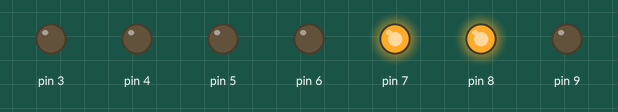
This sketch was run on a simulated Arduino Uno, built with avr-gcc and run on an emulated ATmega328P. On the bench: output pins drawn as LEDs (lit = HIGH).

Above: at 0.5 s.
At 2.5 s:
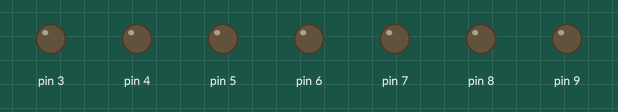
At 3.5 s:
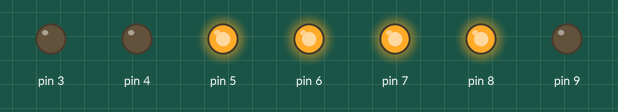
At 5.5 s:
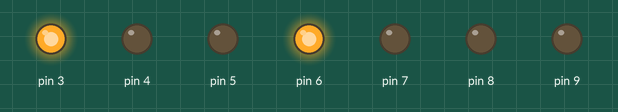
At 8.5 s:
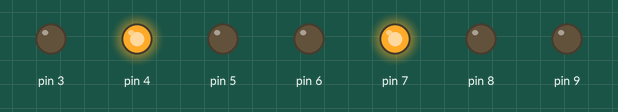
At 11.5 s:
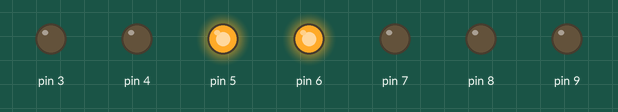
Timing chart, 0 to 13.0 s (numbered marks = the images above):
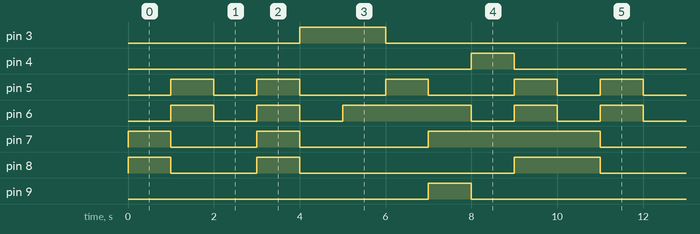

Measured:
- by itself, pin 3: alternates HIGH for 2.0 s and LOW for 8.0 s
- by itself, pin 4, pin 9: alternates HIGH for 1.0 s and LOW for 9.0 s
- by itself, pin 5: repeats every 10.0 s: LOW 1.0 s, 2 × (HIGH 1.0 s, LOW 2.0 s), HIGH 1.0 s, LOW 1.0 s, HIGH 1.0 s
- by itself, pin 6: repeats every 10.0 s: LOW 1.0 s, HIGH 1.0 s, LOW 1.0 s, HIGH 3.0 s, 2 × (LOW 1.0 s, HIGH 1.0 s)
- by itself, pin 7: repeats every 10.0 s: LOW 2.0 s, HIGH 1.0 s, LOW 3.0 s, HIGH 4.0 s
- by itself, pin 8: repeats every 10.0 s: LOW 2.0 s, HIGH 1.0 s, LOW 5.0 s, HIGH 2.0 s

The sketch:

Display_invertido.ino
```cpp
  byte digitos[10][7]={{0,0,0,0,0,0,1},     //0
                       {1,0,0,1,1,1,1},     //1
                       {0,0,1,0,0,1,0},     //2
                       {0,0,0,0,1,1,0},     //3
                       {1,0,0,1,1,0,0},     //4
                       {0,1,0,0,1,0,0},     //5
                       {0,1,0,0,0,0,0},     //6
                       {0,0,0,1,1,1,1},     //7
                       {0,0,0,0,0,0,0},     //8
                       {0,0,0,1,1,0,0}};    //9

void setup()
{
  for(int i=3;i<=9;i++)
  {
    pinMode(i,OUTPUT);
  }
}

void loop()
{
  for(byte i=11;i>=2;i--)
  {
    for(byte j=0;j<=7;j++)
    {
      digitalWrite(j+2,digitos[i-1][j]);
    }
    delay(1000);
  }

for(byte i=11;i>=2;i--)
  {
    for(byte j=0;j<=7;j++)
    {
      digitalWrite(j+2,digitos[i-1][j]);
    }
    delay(1000);
  }
 }
```
